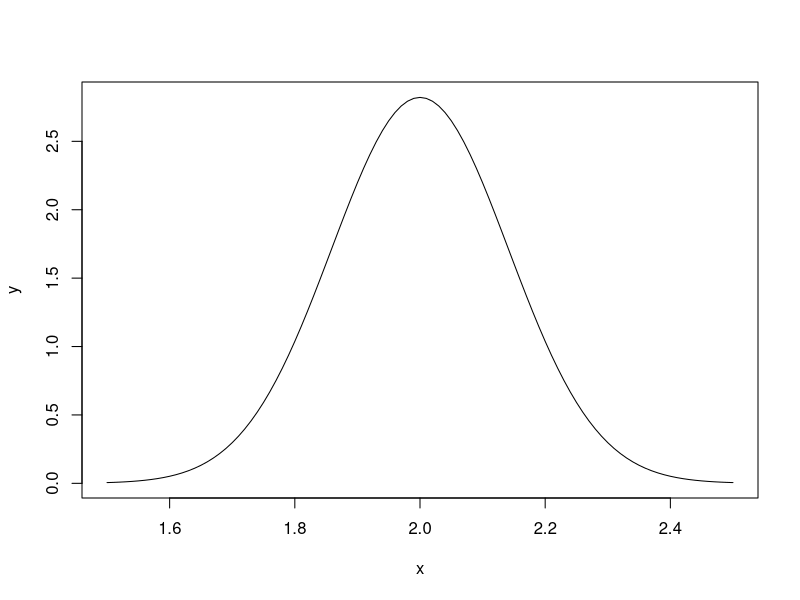

The R script that drew this image:
## construct a normal distribution 
# create a sequence of number from 1.5 to 2.5
x <- seq(1.5, 2.5, by = 0.01)
# mean
mu = 2
# standard error (standard deviation of sample mean)
se = 1/sqrt(50)
# find PDF of x
y <- dnorm(x, mean = mu, sd = se)
# plot the normal line
plot(x, y, type = 'l', lwd = 1)

# calculate p-value
pnorm(1.6, mu, se) + (1- pnorm(2.4, mu, se))
